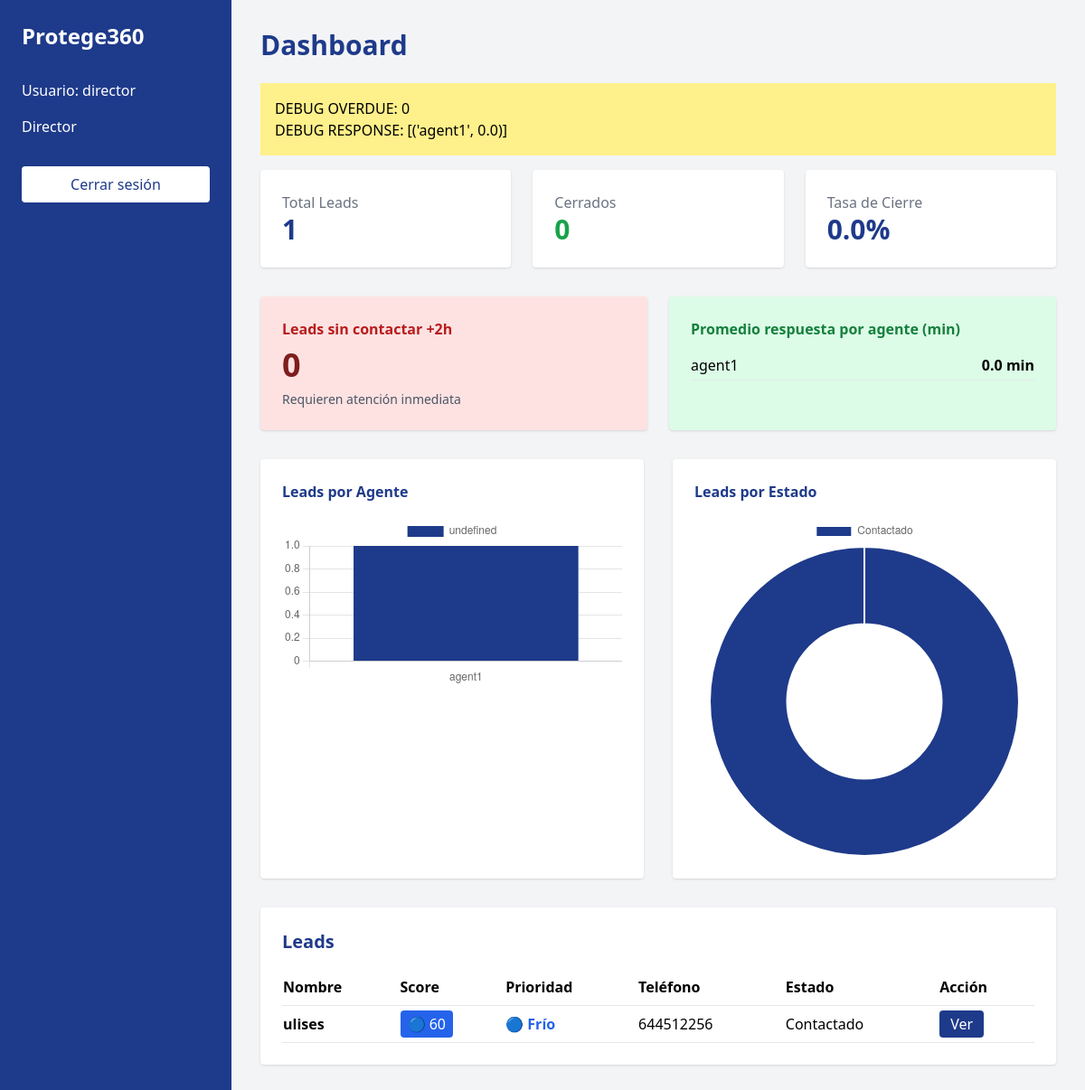
The app's page /dashboard (signed in) with its own data.
### tables this page shows
CREATE TABLE leads (
            id INTEGER PRIMARY KEY AUTOINCREMENT,
            name TEXT,
            age INTEGER,
            product_type TEXT,
            smoker TEXT,
            payment_frequency TEXT,
            monthly_budget TEXT,
            retirement_age TEXT,
            dependents_count TEXT,
            retirement_goal TEXT,
            phone TEXT,
            created_at TEXT,
            status TEXT,
            agent TEXT,
            score INTEGER,
            priority TEXT,
            contacted_at TEXT,
            first_response_minutes INTENGER
        );

### app.py (the view)
@app.route("/dashboard")
def dashboard():
    if "username" not in session:
        return redirect(url_for("login"))
    conn = sqlite3.connect("database.db")
    cursor = conn.cursor()
    leads = []
    metrics = None
    if session["role"] == "director":
        cursor.execute(
            "SELECT * FROM leads ORDER BY score DESC, created_at DESC"
        )
        leads = cursor.fetchall()
        cursor.execute("SELECT COUNT(*) FROM leads")
        total = cursor.fetchone()[0]
        cursor.execute("SELECT COUNT(*) FROM leads WHERE status = 'Cerrado'")
        closed = cursor.fetchone()[0]
        close_rate = round((closed / total) * 100, 2) if total > 0 else 0
        cursor.execute("SELECT agent, COUNT(*) FROM leads GROUP BY agent")
        by_agent = cursor.fetchall()
        cursor.execute("SELECT status, COUNT(*) FROM leads GROUP BY status")
        by_status = cursor.fetchall()
        from datetime import timedelta
        now = datetime.now()
        cursor.execute("""
            SELECT created_at FROM leads
            WHERE status = 'Nuevo'
        """)
        nuevo_leads = cursor.fetchall()
        overdue = 0
        for lead in nuevo_leads:
            created = datetime.strptime(lead[0], "%Y-%m-%d %H:%M:%S")
            if now - created > timedelta(hours=2):
                overdue += 1
        cursor.execute("""
            SELECT agent, AVG(first_response_minutes)
            FROM leads
            WHERE first_response_minutes IS NOT NULL
            GROUP BY agent
        """)
        response_times = cursor.fetchall()
        metrics = {
            "total": total,
            "closed": closed,
            "close_rate": close_rate,
            "by_agent": by_agent,
            "by_status": by_status,
            "overdue": overdue,
            "response_times": response_times
        }
    else:
        cursor.execute(
            "SELECT * FROM leads WHERE agent = ? ORDER BY score DESC, created_at DESC",
            (session["username"],)
        )
        leads = cursor.fetchall()
    conn.close()
    return render_template(
        "dashboard.html",
        leads=leads,
        role=session["role"],
        username=session["username"],
        status_options=STATUS_OPTIONS,
        metrics=metrics
    )

### templates/dashboard.html (shortened to what this page needs)
<!DOCTYPE html>
<html>
<head>
    <script src="https://cdn.tailwindcss.com"></script>
</head>
<body class="bg-gray-100">
<div class="flex min-h-screen">
    <div class="w-64 bg-blue-900 text-white p-6">
        <h2 class="text-2xl font-bold mb-8">Protege360</h2>
        <p class="mb-4">Usuario: {{ username }}</p>
        <p class="mb-8 capitalize">{{ role }}</p>
        <a href="/logout"
           class="bg-white text-blue-900 px-4 py-2 rounded block text-center">
            Cerrar sesión
        </a>
    </div>
    <div class="flex-1 p-8">
        <h1 class="text-3xl font-bold text-blue-900 mb-6">
            Dashboard
        </h1>
        {% if role == "director" and metrics %}
        <div class="bg-yellow-200 p-4 mb-4">
    DEBUG OVERDUE: {{ metrics.overdue }}
    <br>
    DEBUG RESPONSE: {{ metrics.response_times }}
</div>
        <div class="grid grid-cols-3 gap-6 mb-8">
            <div class="bg-white shadow rounded p-6">
                <h3 class="text-gray-500">Total Leads</h3>
                <p class="text-3xl font-bold text-blue-900">
                    {{ metrics.total }}
                </p>
            </div>
            <div class="bg-white shadow rounded p-6">
                <h3 class="text-gray-500">Cerrados</h3>
                <p class="text-3xl font-bold text-green-600">
                    {{ metrics.closed }}
                </p>
            </div>
            <div class="bg-white shadow rounded p-6">
                <h3 class="text-gray-500">Tasa de Cierre</h3>
                <p class="text-3xl font-bold text-blue-900">
                    {{ metrics.close_rate }}%
                </p>
            </div>
        </div>
        <div class="grid grid-cols-2 gap-6 mb-8">
            <div class="bg-red-100 shadow rounded p-6">
                <h3 class="text-red-700 font-semibold">
                    Leads sin contactar +2h
                </h3>
                <p class="text-4xl font-bold text-red-900 mt-2">
                    {{ metrics.overdue or 0 }}
                </p>
                <p class="text-sm text-gray-600 mt-2">
                    Requieren atención inmediata
                </p>
            </div>
            <div class="bg-green-100 shadow rounded p-6">
                <h3 class="text-green-700 font-semibold mb-3">
                    Promedio respuesta por agente (min)
                </h3>
                {% if metrics.response_times %}
                    {% for agent in metrics.response_times %}
                        <div class="flex justify-between border-b py-1">
                            <span class="font-medium">
                                {{ agent[0] }}
                            </span>
                            <span class="font-bold">
                                {{ agent[1] | round(1) }} min
                            </span>
                        </div>
                    {% endfor %}
                {% else %}
                    <p class="text-gray-600">
                        Sin datos aún
                    </p>
                {% endif %}
            </div>
        </div>
        <div class="grid grid-cols-2 gap-8 mb-8">
            <div class="bg-white shadow rounded p-6">
                <h3 class="mb-4 font-semibold text-blue-900">
                    Leads por Agente
                </h3>
                <canvas id="agentChart"></canvas>
            </div>
            <div class="bg-white shadow rounded p-6">
                <h3 class="mb-4 font-semibold text-blue-900">
                    Leads por Estado
                </h3>
                <canvas id="statusChart"></canvas>
            </div>
        </div>
        <script>
        const agentChart = new Chart(
            document.getElementById('agentChart'),
            {
                type: 'bar',
                data: {
                    labels: {{ metrics.by_agent | map(attribute=0) | list | safe }},
                    datasets: [{
                        data: {{ metrics.by_agent | map(attribute=1) | list | safe }},
                        backgroundColor: '#1E3A8A'
                    }]
                }
            }
        );
        const statusChart = new Chart(
            document.getElementById('statusChart'),
            {
                type: 'doughnut',
                data: {
                    labels: {{ metrics.by_status | map(attribute=0) | list | safe }},
                    datasets: [{
                        data: {{ metrics.by_status | map(attribute=1) | list | safe }},
                        backgroundColor: [
                            '#1E3A8A',
                            '#2563EB',
                            '#60A5FA',
                            '#10B981',
                            '#EF4444'
                        ]
                    }]
                }
            }
        );
        </script>
        {% endif %}
        <div class="bg-white shadow rounded p-6">
            <h2 class="text-xl font-semibold mb-4 text-blue-900">
                Leads
            </h2>
            <table class="w-full text-left">
                <thead>
                    <tr class="border-b">
                        <th class="py-2">Nombre</th>
                        <th>Score</th>
                        <th>Prioridad</th>
                        <th>Teléfono</th>
                        <th>Estado</th>
                        <th>Acción</th>
                    </tr>
                </thead>
                <tbody>
                {% for lead in leads %}
                <tr class="border-b">
                    <td class="py-2 font-semibold">
                        {{ lead[1] }}
                    </td>
                    <td>
                        {% set score = lead[14] or 0 %}
                        {% if score >= 85 %}
                            <span class="bg-red-600 text-white px-2 py-1 rounded">
                                🔥 {{ score }}
                            </span>
                        {% elif score >= 70 %}
                            <span class="bg-yellow-500 text-white px-2 py-1 rounded">
                                🟡 {{ score }}
                            </span>
                        {% else %}
                            <span class="bg-blue-600 text-white px-2 py-1 rounded">
                                🔵 {{ score }}
                            </span>
                        {% endif %}
                    </td>
                    <td>
                        {% if lead[15] == "Caliente" %}
                            <span class="text-red-600 font-bold">🔥 Caliente</span>
                        {% elif lead[15] == "Medio" %}
                            <span class="text-yellow-600 font-bold">🟡 Medio</span>
                        {% else %}
                            <span class="text-blue-600 font-bold">🔵 Frío</span>
                        {% endif %}
                    </td>
                    <td>{{ lead[10] }}</td>
                    <td>{{ lead[12] }}</td>
                    <td>
                        <a href="/lead/{{ lead[0] }}"
                           class="bg-blue-900 text-white px-3 py-1 rounded">
                            Ver
                        </a>
                    </td>
                </tr>
                {% endfor %}
                </tbody>
            </table>
        </div>
    </div>
</div>
</body>
</html>

### records on screen
leads: name "ulises", score "60", priority "🔵 Frío", phone "644512256", status "Contactado"

### other values on screen
{{ username }} "director"
{{ role }} "Director"
{{ metrics.overdue }} "0"
{{ metrics.response_times }} "[('agent1', 0.0)]"
{{ metrics.total }} "1"
{{ metrics.closed }} "0"
{{ metrics.close_rate }} "0.0"
{{ metrics.overdue or 0 }} "0"
{{ agent[0] }} "agent1"
{{ agent[1] | round(1) }} "0.0"
chart data {{ metrics.by_agent | map(attribute=0) | list | safe }} ['agent1']
chart data {{ metrics.by_agent | map(attribute=1) | list | safe }} [1]
chart data {{ metrics.by_status | map(attribute=0) | list | safe }} ['Contactado']
